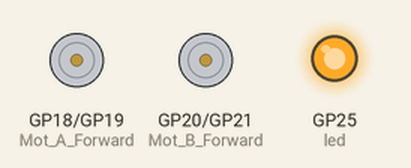
Simulated run of this program. Board: Raspberry Pi Pico running MicroPython. Parts: motor-driver pin pairs drawn as motors (green arrow = first pin HIGH = forward, orange = second pin HIGH = backward, longer = more drive), output pins drawn as LEDs (lit = HIGH).

Above: at 0.5 s.
At 1.5 s:
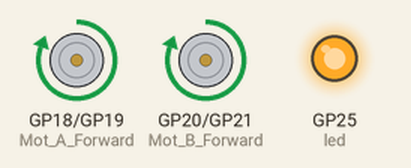
At 2.5 s:
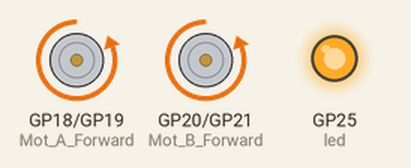
At 4.5 s:
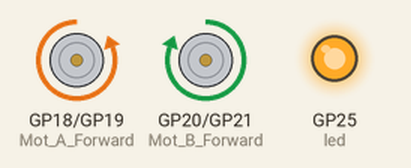
Timing chart, 0 to 6.5 s (numbered marks = the images above):
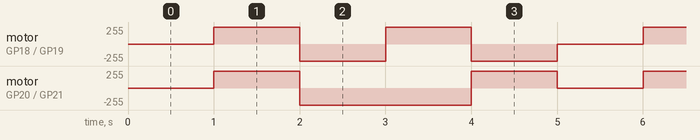

Measured:
- by itself, motor on GP20 (Mot_B_Forward) / GP21 (Mot_B_Back): repeats every 5.0 s: backward 255/255 2.0 s, forward 255/255 1.0 s, stopped 1.0 s, forward 255/255 1.0 s
- by itself, motor on GP18 (Mot_A_Forward) / GP19 (Mot_A_Back): repeats every 5.0 s: backward 255/255 1.0 s, forward 255/255 1.0 s, backward 255/255 1.0 s, stopped 1.0 s, forward 255/255 1.0 s

The program:

motor.py
```python
from time import sleep
import machine
from machine import Pin, PWM


# Yes, these could be in another file. But on the Pico! So no more secure. :)

# Define pins to pin motors!
Mot_A_Forward = PWM(Pin(18, Pin.OUT))
Mot_A_Back = PWM(Pin(19, Pin.OUT))
Mot_B_Forward = PWM(Pin(20, Pin.OUT))
Mot_B_Back = PWM(Pin(21, Pin.OUT))


led = Pin('LED', Pin.OUT)
FREQ = 1000
SPEED = 65500 #0 to 2^16 -1

def move_forward():
    Mot_A_Forward.duty_u16(SPEED)
    Mot_B_Forward.duty_u16(SPEED)
    Mot_A_Back.duty_u16(0)
    Mot_B_Back.duty_u16(0)


def move_backward():
    Mot_A_Forward.duty_u16(0)
    Mot_B_Forward.duty_u16(0)
    Mot_A_Back.duty_u16(SPEED)
    Mot_B_Back.duty_u16(SPEED)


def move_stop():
    Mot_A_Forward.duty_u16(0)
    Mot_B_Forward.duty_u16(0)
    Mot_A_Back.duty_u16(0)
    Mot_B_Back.duty_u16(0)


def move_left():
    Mot_A_Forward.duty_u16(SPEED)
    Mot_B_Forward.duty_u16(0)
    Mot_A_Back.duty_u16(0)
    Mot_B_Back.duty_u16(SPEED)


def move_right():
    Mot_A_Forward.duty_u16(0)
    Mot_B_Forward.duty_u16(SPEED)
    Mot_A_Back.duty_u16(SPEED)
    Mot_B_Back.duty_u16(0)

def motor_setup():
    Mot_A_Forward.freq(FREQ)
    Mot_A_Back.freq(FREQ)
    Mot_B_Forward.freq(FREQ)
    Mot_B_Back.freq(FREQ)

#Stop the robot as soon as possible
move_stop()
try:
    motor_setup()
    led.value(1)
    while True:
        move_stop()
        sleep(1)
        move_forward()
        sleep(1)
        move_backward()
        sleep(1)
        move_left()
        sleep(1)
        move_right()
        sleep(1)
finally:
    move_stop()
    led.value(0)
    #machine.reset()


    
```
